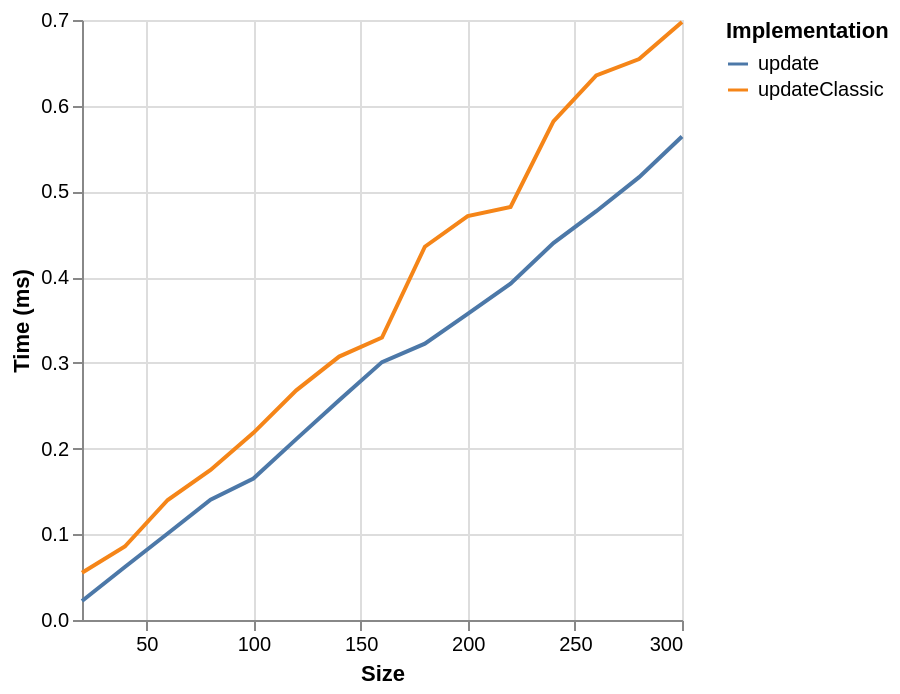

Vega-Lite specification for this chart:
### Vega specification from a JSON file in a GitHub repository (floating-point values rounded to 4 significant figures)
{"$schema": "https://vega.github.io/schema/vega/v6.json", "background": "white", "padding": 5, "width": 300, "height": 300, "style": "cell", "data": [{"name": "source_0", "values": [{"ms": 0.0551, "series": "updateClassic", "size": 20}, {"ms": 0.0857, "series": "updateClassic", "size": 40}, {"ms": 0.14, "series": "updateClassic", "size": 60}, {"ms": 0.1751, "series": "updateClassic", "size": 80}, {"ms": 0.2183, "series": "updateClassic", "size": 100}, {"ms": 0.2679, "series": "updateClassic", "size": 120}, {"ms": 0.3073, "series": "updateClassic", "size": 140}, {"ms": 0.3295, "series": "updateClassic", "size": 160}, {"ms": 0.4355, "series": "updateClassic", "size": 180}, {"ms": 0.4712, "series": "updateClassic", "size": 200}, {"ms": 0.4819, "series": "updateClassic", "size": 220}, {"ms": 0.5818, "series": "updateClassic", "size": 240}, {"ms": 0.6353, "series": "updateClassic", "size": 260}, {"ms": 0.6544, "series": "updateClassic", "size": 280}, {"ms": 0.6978, "series": "updateClassic", "size": 300}, {"ms": 0.0221, "series": "update", "size": 20}, {"ms": 0.0619, "series": "update", "size": 40}, {"ms": 0.1009, "series": "update", "size": 60}, {"ms": 0.1404, "series": "update", "size": 80}, {"ms": 0.1651, "series": "update", "size": 100}, {"ms": 0.211, "series": "update", "size": 120}, {"ms": 0.2563, "series": "update", "size": 140}, {"ms": 0.3009, "series": "update", "size": 160}, {"ms": 0.3224, "series": "update", "size": 180}, {"ms": 0.3571, "series": "update", "size": 200}, {"ms": 0.3923, "series": "update", "size": 220}, {"ms": 0.4398, "series": "update", "size": 240}, {"ms": 0.4769, "series": "update", "size": 260}, {"ms": 0.5167, "series": "update", "size": 280}, {"ms": 0.5641, "series": "update", "size": 300}]}, {"name": "data_0", "source": "source_0", "transform": [{"type": "formula", "expr": "toNumber(datum[\"size\"])", "as": "size"}]}], "marks": [{"name": "pathgroup", "type": "group", "from": {"facet": {"name": "faceted_path_main", "data": "data_0", "groupby": ["series"]}}, "encode": {"update": {"width": {"field": {"group": "width"}}, "height": {"field": {"group": "height"}}}}, "marks": [{"name": "marks", "type": "line", "style": ["line"], "sort": {"field": "x"}, "from": {"data": "faceted_path_main"}, "encode": {"update": {"stroke": {"scale": "color", "field": "series"}, "description": {"signal": "\"Size: \" + (format(datum[\"size\"], \"\")) + \"; Time (ms): \" + (format(datum[\"ms\"], \"\")) + \"; series: \" + (isValid(datum[\"series\"]) ? isArray(datum[\"series\"]) ? join(datum[\"series\"], ' ') : datum[\"series\"] : \"\"+datum[\"series\"])"}, "x": {"scale": "x", "field": "size"}, "y": {"scale": "y", "field": "ms"}, "defined": {"signal": "isValid(datum[\"size\"]) && isFinite(+datum[\"size\"]) && isValid(datum[\"ms\"]) && isFinite(+datum[\"ms\"])"}}}}]}], "scales": [{"name": "x", "type": "linear", "domain": {"data": "data_0", "field": "size"}, "range": [0, {"signal": "width"}], "nice": true, "zero": false}, {"name": "y", "type": "linear", "domain": {"data": "data_0", "field": "ms"}, "range": [{"signal": "height"}, 0], "nice": true, "zero": true}, {"name": "color", "type": "ordinal", "domain": {"data": "data_0", "field": "series", "sort": true}, "range": "category"}], "axes": [{"scale": "x", "orient": "bottom", "gridScale": "y", "grid": true, "tickCount": {"signal": "ceil(width/40)"}, "domain": false, "labels": false, "aria": false, "maxExtent": 0, "minExtent": 0, "ticks": false, "zindex": 0}, {"scale": "y", "orient": "left", "gridScale": "x", "grid": true, "tickCount": {"signal": "ceil(height/40)"}, "domain": false, "labels": false, "aria": false, "maxExtent": 0, "minExtent": 0, "ticks": false, "zindex": 0}, {"scale": "x", "orient": "bottom", "grid": false, "title": "Size", "labelFlush": true, "labelOverlap": true, "tickCount": {"signal": "ceil(width/40)"}, "zindex": 0}, {"scale": "y", "orient": "left", "grid": false, "title": "Time (ms)", "labelOverlap": true, "tickCount": {"signal": "ceil(height/40)"}, "zindex": 0}], "legends": [{"orient": "right", "symbolLimit": 30, "title": "Implementation", "stroke": "color", "symbolType": "stroke"}]}
